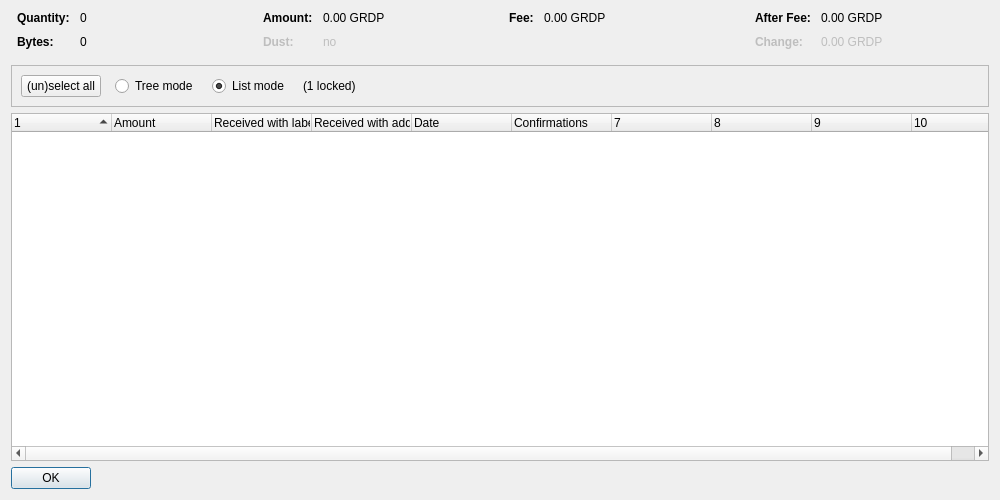
<?xml version="1.0" encoding="UTF-8"?>
<ui version="4.0">
 <class>CoinControlDialog</class>
 <widget class="QDialog" name="CoinControlDialog">
  <property name="geometry">
   <rect>
    <x>0</x>
    <y>0</y>
    <width>1000</width>
    <height>500</height>
   </rect>
  </property>
  <property name="windowTitle">
   <string>Coin Selection</string>
  </property>
  <layout class="QVBoxLayout" name="verticalLayout">
   <item>
    <layout class="QHBoxLayout" name="horizontalLayoutTop" stretch="0,0,0,0">
     <property name="topMargin">
      <number>0</number>
     </property>
     <property name="bottomMargin">
      <number>10</number>
     </property>
     <item>
      <layout class="QFormLayout" name="formLayoutCoinControl1">
       <property name="horizontalSpacing">
        <number>10</number>
       </property>
       <property name="verticalSpacing">
        <number>10</number>
       </property>
       <property name="leftMargin">
        <number>6</number>
       </property>
       <property name="rightMargin">
        <number>6</number>
       </property>
       <item row="0" column="0">
        <widget class="QLabel" name="labelCoinControlQuantityText">
         <property name="font">
          <font>
           <weight>75</weight>
           <bold>true</bold>
          </font>
         </property>
         <property name="text">
          <string>Quantity:</string>
         </property>
        </widget>
       </item>
       <item row="0" column="1">
        <widget class="QLabel" name="labelCoinControlQuantity">
         <property name="cursor">
          <cursorShape>IBeamCursor</cursorShape>
         </property>
         <property name="contextMenuPolicy">
          <enum>Qt::ActionsContextMenu</enum>
         </property>
         <property name="text">
          <string notr="true">0</string>
         </property>
         <property name="textInteractionFlags">
          <set>Qt::LinksAccessibleByMouse|Qt::TextSelectableByKeyboard|Qt::TextSelectableByMouse</set>
         </property>
        </widget>
       </item>
       <item row="1" column="0">
        <widget class="QLabel" name="labelCoinControlBytesText">
         <property name="font">
          <font>
           <weight>75</weight>
           <bold>true</bold>
          </font>
         </property>
         <property name="text">
          <string>Bytes:</string>
         </property>
        </widget>
       </item>
       <item row="1" column="1">
        <widget class="QLabel" name="labelCoinControlBytes">
         <property name="cursor">
          <cursorShape>IBeamCursor</cursorShape>
         </property>
         <property name="contextMenuPolicy">
          <enum>Qt::ActionsContextMenu</enum>
         </property>
         <property name="text">
          <string notr="true">0</string>
         </property>
         <property name="textInteractionFlags">
          <set>Qt::LinksAccessibleByMouse|Qt::TextSelectableByKeyboard|Qt::TextSelectableByMouse</set>
         </property>
        </widget>
       </item>
      </layout>
     </item>
     <item>
      <layout class="QFormLayout" name="formLayoutCoinControl2">
       <property name="horizontalSpacing">
        <number>10</number>
       </property>
       <property name="verticalSpacing">
        <number>10</number>
       </property>
       <property name="leftMargin">
        <number>6</number>
       </property>
       <property name="rightMargin">
        <number>6</number>
       </property>
       <item row="0" column="0">
        <widget class="QLabel" name="labelCoinControlAmountText">
         <property name="font">
          <font>
           <weight>75</weight>
           <bold>true</bold>
          </font>
         </property>
         <property name="text">
          <string>Amount:</string>
         </property>
        </widget>
       </item>
       <item row="0" column="1">
        <widget class="QLabel" name="labelCoinControlAmount">
         <property name="cursor">
          <cursorShape>IBeamCursor</cursorShape>
         </property>
         <property name="contextMenuPolicy">
          <enum>Qt::ActionsContextMenu</enum>
         </property>
         <property name="text">
          <string notr="true">0.00 GRDP</string>
         </property>
         <property name="textInteractionFlags">
          <set>Qt::LinksAccessibleByMouse|Qt::TextSelectableByKeyboard|Qt::TextSelectableByMouse</set>
         </property>
        </widget>
       </item>
       <item row="1" column="0">
        <widget class="QLabel" name="labelCoinControlLowOutputText">
         <property name="enabled">
          <bool>false</bool>
         </property>
         <property name="font">
          <font>
           <weight>75</weight>
           <bold>true</bold>
          </font>
         </property>
         <property name="text">
          <string>Dust:</string>
         </property>
        </widget>
       </item>
       <item row="1" column="1">
        <widget class="QLabel" name="labelCoinControlLowOutput">
         <property name="enabled">
          <bool>false</bool>
         </property>
         <property name="cursor">
          <cursorShape>IBeamCursor</cursorShape>
         </property>
         <property name="contextMenuPolicy">
          <enum>Qt::ActionsContextMenu</enum>
         </property>
         <property name="text">
          <string notr="true">no</string>
         </property>
         <property name="textInteractionFlags">
          <set>Qt::LinksAccessibleByMouse|Qt::TextSelectableByKeyboard|Qt::TextSelectableByMouse</set>
         </property>
        </widget>
       </item>
      </layout>
     </item>
     <item>
      <layout class="QFormLayout" name="formLayoutCoinControl3">
       <property name="horizontalSpacing">
        <number>10</number>
       </property>
       <property name="verticalSpacing">
        <number>10</number>
       </property>
       <property name="leftMargin">
        <number>6</number>
       </property>
       <property name="rightMargin">
        <number>6</number>
       </property>
       <item row="0" column="0">
        <widget class="QLabel" name="labelCoinControlFeeText">
         <property name="font">
          <font>
           <weight>75</weight>
           <bold>true</bold>
          </font>
         </property>
         <property name="text">
          <string>Fee:</string>
         </property>
        </widget>
       </item>
       <item row="0" column="1">
        <widget class="QLabel" name="labelCoinControlFee">
         <property name="cursor">
          <cursorShape>IBeamCursor</cursorShape>
         </property>
         <property name="contextMenuPolicy">
          <enum>Qt::ActionsContextMenu</enum>
         </property>
         <property name="text">
          <string notr="true">0.00 GRDP</string>
         </property>
         <property name="textInteractionFlags">
          <set>Qt::LinksAccessibleByMouse|Qt::TextSelectableByKeyboard|Qt::TextSelectableByMouse</set>
         </property>
        </widget>
       </item>
      </layout>
     </item>
     <item>
      <layout class="QFormLayout" name="formLayoutCoinControl4">
       <property name="horizontalSpacing">
        <number>10</number>
       </property>
       <property name="verticalSpacing">
        <number>10</number>
       </property>
       <property name="leftMargin">
        <number>6</number>
       </property>
       <property name="rightMargin">
        <number>6</number>
       </property>
       <item row="0" column="0">
        <widget class="QLabel" name="labelCoinControlAfterFeeText">
         <property name="font">
          <font>
           <weight>75</weight>
           <bold>true</bold>
          </font>
         </property>
         <property name="text">
          <string>After Fee:</string>
         </property>
        </widget>
       </item>
       <item row="0" column="1">
        <widget class="QLabel" name="labelCoinControlAfterFee">
         <property name="cursor">
          <cursorShape>IBeamCursor</cursorShape>
         </property>
         <property name="contextMenuPolicy">
          <enum>Qt::ActionsContextMenu</enum>
         </property>
         <property name="text">
          <string notr="true">0.00 GRDP</string>
         </property>
         <property name="textInteractionFlags">
          <set>Qt::LinksAccessibleByMouse|Qt::TextSelectableByKeyboard|Qt::TextSelectableByMouse</set>
         </property>
        </widget>
       </item>
       <item row="1" column="0">
        <widget class="QLabel" name="labelCoinControlChangeText">
         <property name="enabled">
          <bool>false</bool>
         </property>
         <property name="font">
          <font>
           <weight>75</weight>
           <bold>true</bold>
          </font>
         </property>
         <property name="text">
          <string>Change:</string>
         </property>
        </widget>
       </item>
       <item row="1" column="1">
        <widget class="QLabel" name="labelCoinControlChange">
         <property name="enabled">
          <bool>false</bool>
         </property>
         <property name="cursor">
          <cursorShape>IBeamCursor</cursorShape>
         </property>
         <property name="contextMenuPolicy">
          <enum>Qt::ActionsContextMenu</enum>
         </property>
         <property name="text">
          <string notr="true">0.00 GRDP</string>
         </property>
         <property name="textInteractionFlags">
          <set>Qt::LinksAccessibleByMouse|Qt::TextSelectableByKeyboard|Qt::TextSelectableByMouse</set>
         </property>
        </widget>
       </item>
      </layout>
     </item>
    </layout>
   </item>
   <item>
    <widget class="QFrame" name="frame">
     <property name="minimumSize">
      <size>
       <width>0</width>
       <height>40</height>
      </size>
     </property>
     <property name="frameShape">
      <enum>QFrame::StyledPanel</enum>
     </property>
     <property name="frameShadow">
      <enum>QFrame::Sunken</enum>
     </property>
     <layout class="QHBoxLayout" name="horizontalLayout">
      <item>
       <layout class="QHBoxLayout" name="horizontalLayoutPanel" stretch="0,0,0,0,0">
        <property name="spacing">
         <number>14</number>
        </property>
        <item>
         <widget class="QPushButton" name="pushButtonSelectAll">
          <property name="sizePolicy">
           <sizepolicy hsizetype="Maximum" vsizetype="Fixed">
            <horstretch>0</horstretch>
            <verstretch>0</verstretch>
           </sizepolicy>
          </property>
          <property name="text">
           <string>(un)select all</string>
          </property>
          <property name="autoDefault">
           <bool>false</bool>
          </property>
         </widget>
        </item>
        <item>
         <widget class="QRadioButton" name="radioTreeMode">
          <property name="sizePolicy">
           <sizepolicy hsizetype="Maximum" vsizetype="Fixed">
            <horstretch>0</horstretch>
            <verstretch>0</verstretch>
           </sizepolicy>
          </property>
          <property name="text">
           <string>Tree mode</string>
          </property>
         </widget>
        </item>
        <item>
         <widget class="QRadioButton" name="radioListMode">
          <property name="sizePolicy">
           <sizepolicy hsizetype="Maximum" vsizetype="Fixed">
            <horstretch>0</horstretch>
            <verstretch>0</verstretch>
           </sizepolicy>
          </property>
          <property name="text">
           <string>List mode</string>
          </property>
          <property name="checked">
           <bool>true</bool>
          </property>
         </widget>
        </item>
        <item>
         <widget class="QLabel" name="labelLocked">
          <property name="text">
           <string notr="true">(1 locked)</string>
          </property>
         </widget>
        </item>
        <item>
         <spacer name="horizontalSpacer">
          <property name="orientation">
           <enum>Qt::Horizontal</enum>
          </property>
          <property name="sizeHint" stdset="0">
           <size>
            <width>40</width>
            <height>20</height>
           </size>
          </property>
         </spacer>
        </item>
       </layout>
      </item>
     </layout>
    </widget>
   </item>
   <item>
    <widget class="CoinControlTreeWidget" name="treeWidget">
     <property name="contextMenuPolicy">
      <enum>Qt::CustomContextMenu</enum>
     </property>
     <property name="sortingEnabled">
      <bool>false</bool>
     </property>
     <property name="columnCount">
      <number>10</number>
     </property>
     <attribute name="headerShowSortIndicator" stdset="0">
      <bool>true</bool>
     </attribute>
     <attribute name="headerStretchLastSection">
      <bool>false</bool>
     </attribute>
     <column>
      <property name="text">
       <string/>
      </property>
     </column>
     <column>
      <property name="text">
       <string>Amount</string>
      </property>
     </column>
     <column>
      <property name="text">
       <string>Received with label</string>
      </property>
     </column>
     <column>
      <property name="text">
       <string>Received with address</string>
      </property>
     </column>
     <column>
      <property name="text">
       <string>Date</string>
      </property>
     </column>
     <column>
      <property name="text">
       <string>Confirmations</string>
      </property>
      <property name="toolTip">
       <string>Confirmed</string>
      </property>
     </column>
     <column>
      <property name="text">
       <string/>
      </property>
     </column>
     <column>
      <property name="text">
       <string/>
      </property>
     </column>
     <column>
      <property name="text">
       <string/>
      </property>
     </column>
     <column>
      <property name="text">
       <string/>
      </property>
     </column>
    </widget>
   </item>
   <item>
    <widget class="QDialogButtonBox" name="buttonBox">
     <property name="sizePolicy">
      <sizepolicy hsizetype="Maximum" vsizetype="Fixed">
       <horstretch>0</horstretch>
       <verstretch>0</verstretch>
      </sizepolicy>
     </property>
     <property name="orientation">
      <enum>Qt::Horizontal</enum>
     </property>
     <property name="standardButtons">
      <set>QDialogButtonBox::Ok</set>
     </property>
    </widget>
   </item>
  </layout>
 </widget>
 <customwidgets>
  <customwidget>
   <class>CoinControlTreeWidget</class>
   <extends>QTreeWidget</extends>
   <header>coincontroltreewidget.h</header>
  </customwidget>
 </customwidgets>
 <resources/>
 <connections/>
</ui>
